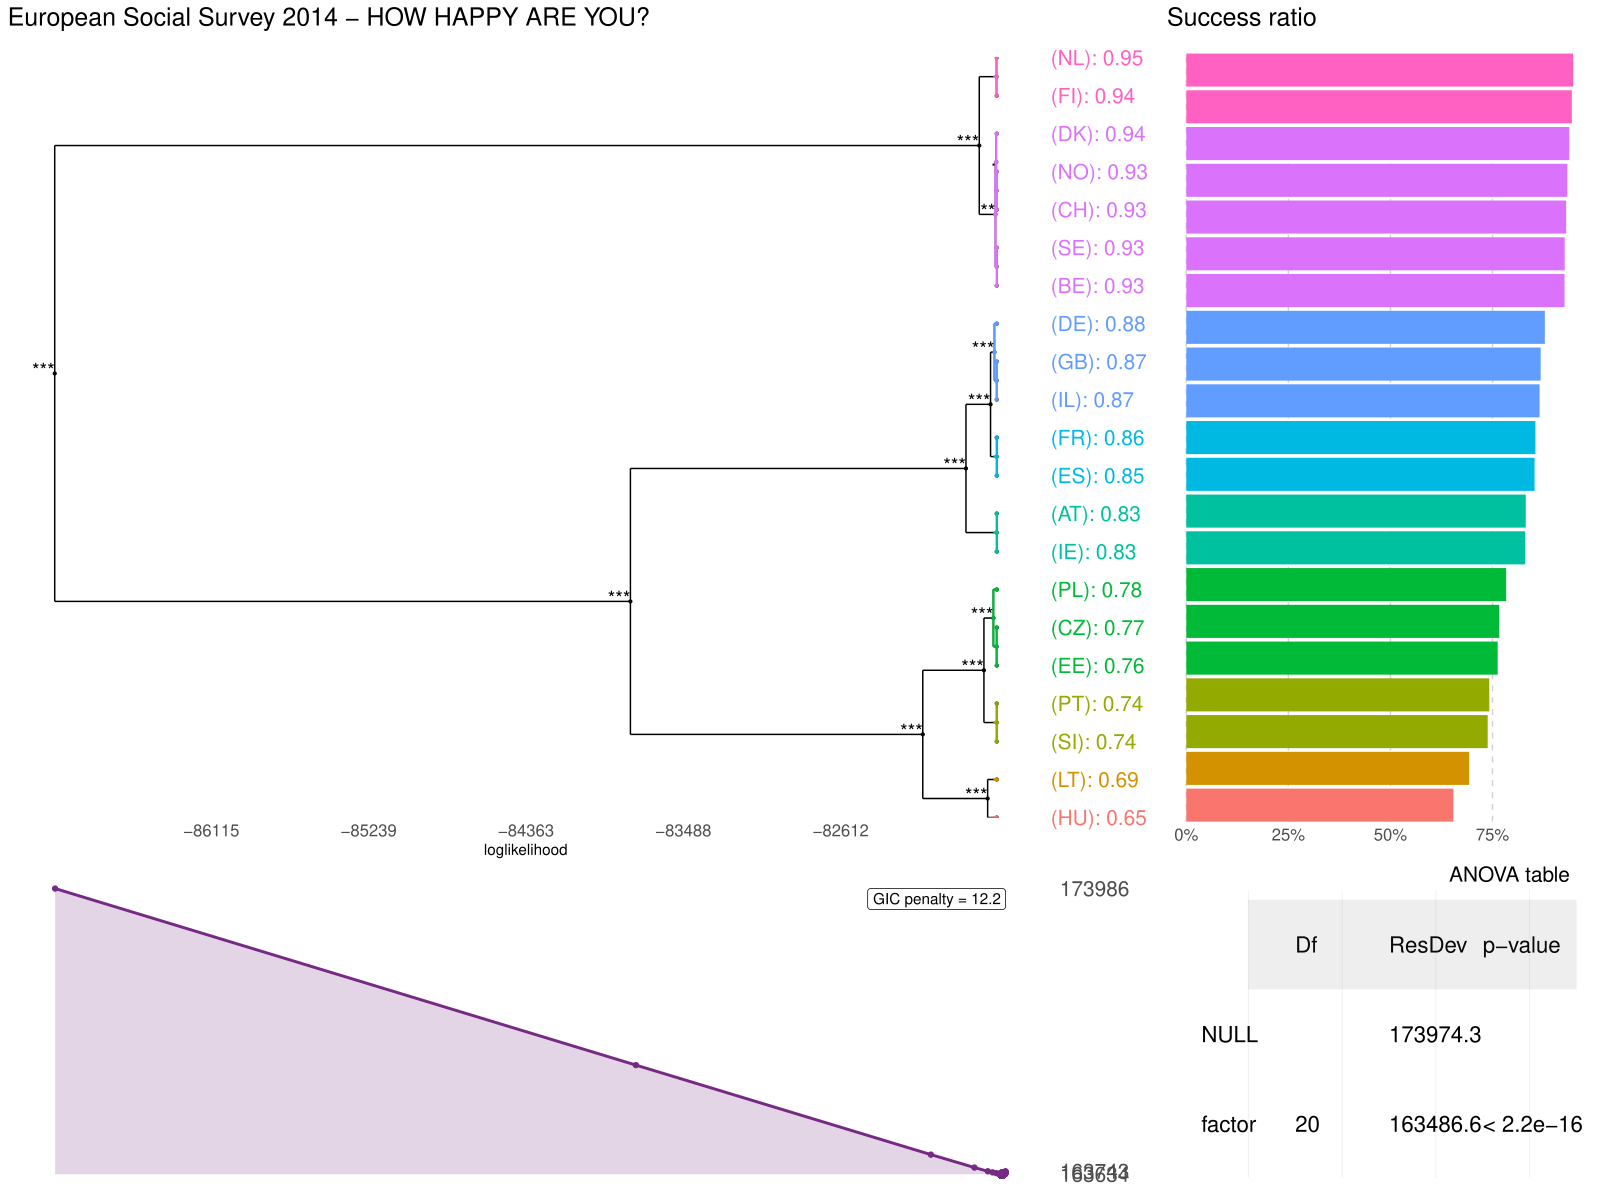

This chart was generated by the following R code:
rm(list = ls())
library(haven)
library(dplyr)
library(factorMerger)
essData <- haven::read_sav("./ignoreFiles/ESS7e02_1.spss/ESS7e02_1.sav")
essData <- essData %>% as.data.frame()
nLevels <- essData %>% apply(2, function(x) length(unique(x)))
binary <- nLevels == 2
essBinary <- essData[, binary]
happy <- essData[, "happy"]
country <- essData[, "cntry"]
which <- happy %in% 0:10
happy <- (happy %>% as.data.frame())[which, ]
country <- (country %>% as.data.frame())[which, ]
weight <- (essData[, "dweight"] %>% as.data.frame())[which, ]


ids <- sample(1:NROW(country), size = 5 * NROW(country), replace = T, prob = weight)
happy <- happy[ids, ]
country <- country[ids, ]

happy <- happy[, 1] > 5
country <- country[, 1] %>% as.factor()

library(factorMerger)
# Time for FM
happyFM <- mergeFactors(happy, country, family = "binomial", successive = T)

# GIC as BIC
plot(happyFM, penalty = log(NROW(country)),
     title = "European Social Survey 2014 - HOW HAPPY ARE YOU?",
     panelGrid = FALSE)


# Time for DMR -------------------------------------
happyFM_hclust <- mergeFactors(happy, country, family = "binomial",
                        successive = T, method = "hclust")

# GIC as BIC
plot(happyFM_hclust, penalty = log(NROW(country)),
     title = "European Social Survey 2014 - HOW HAPPY ARE YOU?",
     panelGrid = FALSE)
